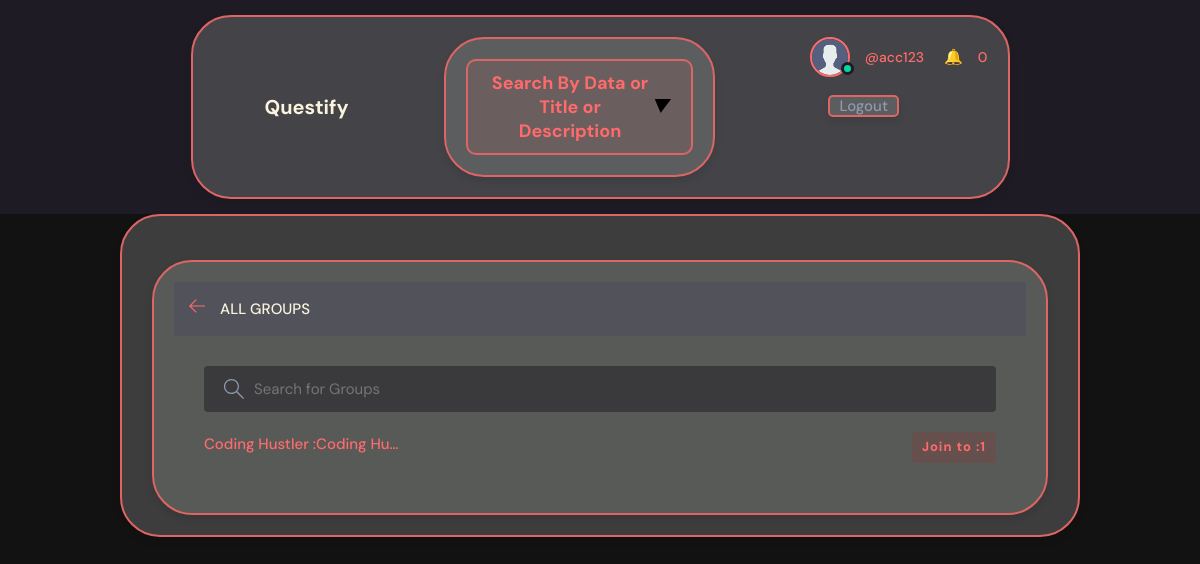
The app's page /group/groups/ (signed in), older data.
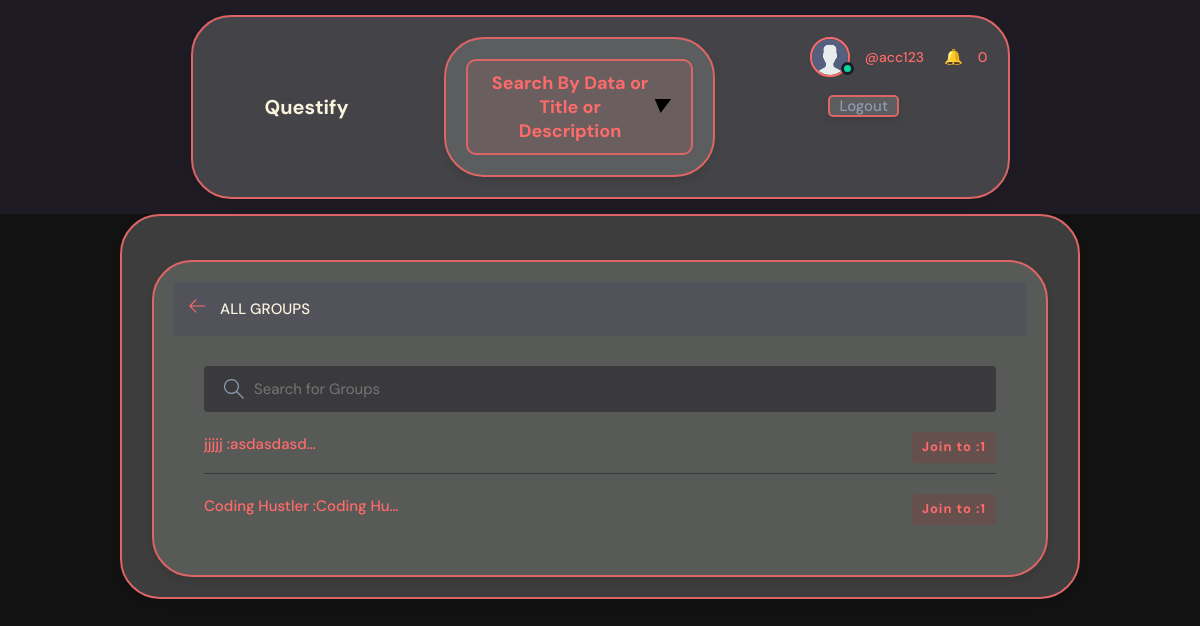
The same page, newer data.
### group/models.py (models this page shows, shortened)
class Group(models.Model):
    leader          = models.ForeignKey(User,on_delete=models.CASCADE,related_name="Leader",unique=False)
    name            = models.CharField(max_length=50,unique=True)
    bio             = models.TextField(max_length=50,null=True,blank=True)
    created_at      = models.DateTimeField(auto_now=True,auto_created=True,null=True, blank=True)
    members         = models.ManyToManyField(User,blank=True ,related_name="Members",unique=False)
    black_list      = models.ManyToManyField(User,blank=True ,related_name="blacklist",unique=False)
    class Meta:
        get_latest_by =  'created_at'

### group/views.py (the view)
# urls.py: path('groups/',views.group_list,name='group_list'),
@login_required
def group_list(request):
    groups = Group.objects.all().order_by('created_at')
    mygroups=[]
    for group in groups :
        if request.user in group.members.all() :
            mygroups.append(group)
    not_my_groups=[]
    for group in groups :
        if request.user not in group.members.all() :
            not_my_groups.append(group)
    return render(request,'group/groups.html',{'mygroups':mygroups,'groups':groups,'user':request.user})

### project/notification_context.py (called while the page is built)
def notification_view(request):
    if request.user.is_authenticated:
        notifications = Notification.objects.filter(to_user=request.user, is_read=True)
        not_read_notifications = Notification.objects.filter(to_user=request.user , is_read=False)
        count = not_read_notifications.count()
        return {'notification_count': count,"my_notifications": notifications,"not_read_notifications": not_read_notifications}
    else:
        count = 0
    return {'notification_count': count}

### project/time_context.py (called while the page is built)
def get_datetime_now(request):
    year = datetime.date.today().year
    return {'year_now': year}

### group/templates/group/groups.html (shortened to what this page needs)
{% extends "base.html" %}
{% block body %}
<main class="create-room layout">
    <div class="container">
      <div class="container" style=" width: 100%;  border: 2px solid rgb(222, 101, 101);  border-radius: 40px; padding: 20px; background:rgba(137, 142, 137, 0.351);; color: var(--color-dark-light); box-shadow: 0px 4px 8px rgba(0, 0, 0, 0.1);">
        <div class="layout__boxHeader">
          <div class="layout__boxTitle">
            <a href="{{request.META.HTTP_REFERER}}">
              <svg version="1.1" xmlns="http://www.w3.org/2000/svg" width="32" height="32" viewBox="0 0 32 32">
                <title>arrow-left</title>
                <path
                  d="M13.723 2.286l-13.723 13.714 13.719 13.714 1.616-1.611-10.96-10.96h27.625v-2.286h-27.625l10.965-10.965-1.616-1.607z"
                ></path>
              </svg>
            </a>
            <h3>All Groups</h3>
          </div>
        </div>
        <div class="topics-page layout__body">
          <form class="header__search">
            <label>
              <input placeholder="Search for Groups" />
            </label>
          </form>
          <ul class="topics__list">
              {% for group in groups  %}
              {% if user in group.members.all  %}
              <li>
                  <a style="text-decoration: none;" href='{% url "group:group_detail" group.id %}' class="deactive">{{group.name}} :{{group.bio|truncatechars:10}} <span style="background-color: rgba(165, 42, 42, 0.195);">{{group.members.count}}</span></a>
              </li>
              {% else %}
              <li>
                  <a style="text-decoration: none;" href='{% url "group:join_group" group.id %}' class="active">{{group.name}} :{{group.bio|truncatechars:10}} <span style="background-color: rgba(165, 42, 42, 0.195);">Join to :{{group.members.count}}</span></a>
              </li>
                {% endif %}
            {% endfor %}
            </ul>
        </div>
      </div>
    </div>
  </main>
{% endblock body %}

Row changes from the older to the newer data that the page shows:
added Group: name "jjjjj", bio "asdasdasd…", members.count "1"
